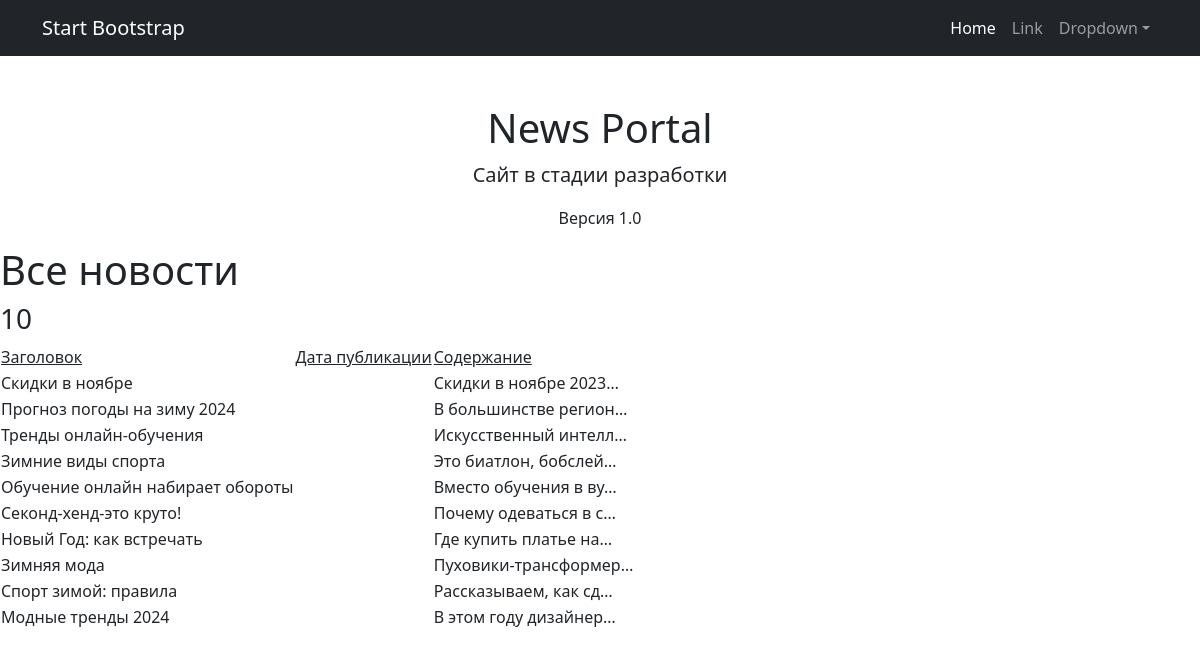
Page /news/ on the committed database.
### news/models.py (models this page shows, shortened)
class Post(models.Model):
    user = models.ForeignKey(Author, on_delete=models.CASCADE, related_name="post")
    A = "article"
    N = "news"
    choices = ((A, "Статья")), (N, "Новость")
    choice_field = models.CharField(max_length=7, choices=choices, default="news")
    creation_date = models.DateTimeField(auto_now_add=True)
    categories = models.ManyToManyField(Category, through="PostCategory")
    header = models.CharField(max_length=255, default="Default value")
    text = models.TextField()
    rating = models.IntegerField(default=0)

### news/views.py (the view)
# urls.py: path('', PostList.as_view()),
class PostList(ListView):
    model=Post
    ordering='-creation_date'
    template_name='posts.html'
    context_object_name ='posts'
    paginate_by = 10
    def get_template_names(self):
        if self.request.path =='/news/':
            self.template_name='posts.html'
        elif self.request.path == '/news/search/':
            self.template_name = 'search.html'
        return self.template_name
    def get_queryset(self):
        queryset = super().get_queryset()
        self.filterset = PostFilter(self.request.GET, queryset)
        return self.filterset.qs
    def get_context_data(self, **kwargs):
        context = super().get_context_data(**kwargs)
        context['filterset'] = self.filterset
        return context

### templates/posts.html (shortened to what this page needs)
{%extends 'default.html'%}
{% block content %}
    <h1>Все новости</h1>
    <h3>{{ posts|length}}</h3>
    <table>
        <tr>
            <td><u>Заголовок</u></td>
            <td><u>Дата публикации</u></td>
            <td><u>Содержание</u></td>
        </tr>
        {% for post in posts %}
        <tr>
            <td>{{ post.header }}</td>
            <td>{{ post.creation_date|date:'d M Y' }}</td>
            <td>{{ post.text|truncatechars:21}}</td>
        </tr>
        {% endfor %}
    </table>
    {% endblock content %}

### templates/default.html (shortened to what this page needs)
<!DOCTYPE html>
<html lang="en">
    <head>
        {% load static %}
        <link href="{% static 'css/styles.css' %}" rel="stylesheet" />
    </head>
    <body>
        <nav class="navbar navbar-expand-lg navbar-dark bg-dark">
            <div class="container">
                <a class="navbar-brand" href="#">Start Bootstrap</a>
                <div class="collapse navbar-collapse" id="navbarSupportedContent">
                    <ul class="navbar-nav ms-auto mb-2 mb-lg-0">
                        <li class="nav-item"><a class="nav-link active" aria-current="page" href="#">Home</a></li>
                        <li class="nav-item"><a class="nav-link" href="#">Link</a></li>
                        <li class="nav-item dropdown">
                            <a class="nav-link dropdown-toggle" id="navbarDropdown" href="#" role="button" data-bs-toggle="dropdown" aria-expanded="false">Dropdown</a>
                        </li>
                    </ul>
                </div>
            </div>
        </nav>
        <div class="container">
            <div class="text-center mt-5">
                <h1>News Portal</h1>
                <p class="lead">Сайт в стадии разработки</p>
                <p>Версия 1.0</p>
            </div>
        </div>
        {% block content %}
        {% endblock content %}
    </body>
</html>

### rows in the picture
Post: header "Скидки в ноябре", text "Скидки в ноябре 2023…"
Post: header "Прогноз погоды на зиму 2024", text "В большинстве регион…"
Post: header "Тренды онлайн-обучения", text "Искусственный интелл…"
Post: header "Зимние виды спорта", text "Это биатлон, бобслей…"
Post: header "Обучение онлайн набирает обороты", text "Вместо обучения в ву…"
Post: header "Секонд-хенд-это круто!", text "Почему одеваться в с…"
Post: header "Новый Год: как встречать", text "Где купить платье на…"
Post: header "Зимняя мода", text "Пуховики-трансформер…"
Post: header "Спорт зимой: правила", text "Рассказываем, как сд…"
Post: header "Модные тренды 2024", text "В этом году дизайнер…"

### other values in the picture
{{ posts|length }} "10"
